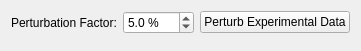
              <widget class="QWidget" name="pageAdvancedFeatures">
               <property name="geometry">
                <rect>
                 <x>0</x>
                 <y>0</y>
                 <width>335</width>
                 <height>51</height>
                </rect>
               </property>
               <attribute name="label">
                <string>Advanced Features</string>
               </attribute>
               <layout class="QHBoxLayout" name="horizontalLayout_12">
                <item>
                 <layout class="QVBoxLayout" name="verticalLayout_9">
                  <item>
                   <layout class="QHBoxLayout" name="horizontalLayout_11">
                    <item>
                     <widget class="QLabel" name="perturbExpDataLabel">
                      <property name="text">
                       <string>Perturbation Factor:</string>
                      </property>
                     </widget>
                    </item>
                    <item>
                     <widget class="QDoubleSpinBox" name="perturbExpDataDoubleSpinBox">
                      <property name="suffix">
                       <string> %</string>
                      </property>
                      <property name="decimals">
                       <number>1</number>
                      </property>
                      <property name="maximum">
                       <double>100.000000000000000</double>
                      </property>
                      <property name="singleStep">
                       <double>0.500000000000000</double>
                      </property>
                      <property name="value">
                       <double>5.000000000000000</double>
                      </property>
                     </widget>
                    </item>
                    <item>
                     <widget class="QPushButton" name="perturbExpDataPushButton">
                      <property name="text">
                       <string>Perturb Experimental Data</string>
                      </property>
                     </widget>
                    </item>
                    <item>
                     <spacer name="horizontalSpacer_4">
                      <property name="orientation">
                       <enum>Qt::Horizontal</enum>
                      </property>
                      <property name="sizeHint" stdset="0">
                       <size>
                        <width>368</width>
                        <height>20</height>
                       </size>
                      </property>
                     </spacer>
                    </item>
                   </layout>
                  </item>
                  <item>
                   <spacer name="verticalSpacer">
                    <property name="orientation">
                     <enum>Qt::Vertical</enum>
                    </property>
                    <property name="sizeHint" stdset="0">
                     <size>
                      <width>20</width>
                      <height>458</height>
                     </size>
                    </property>
                   </spacer>
                  </item>
                 </layout>
                </item>
               </layout>
              </widget>
